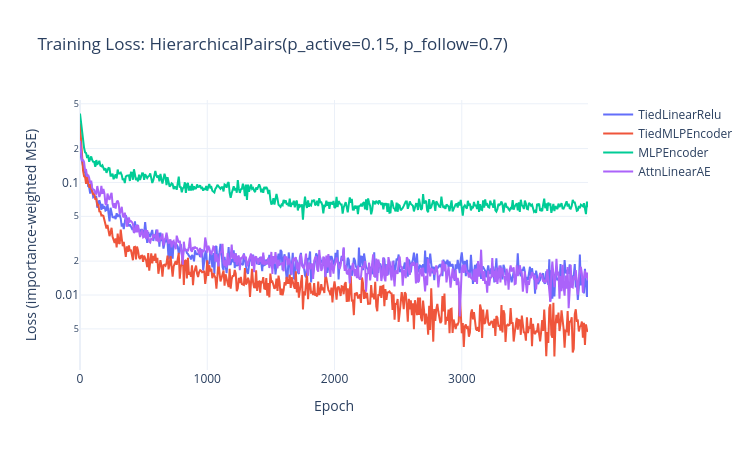

The code cell stored with this chart in its notebook:
### Code cell
# -- Loss curves for HierarchicalPairs --

fig_loss_hier = go.Figure()
for name, losses in losses_hier.items():
    step = max(1, len(losses) // 500)
    epochs = list(range(0, len(losses), step))
    sampled = [losses[i] for i in epochs]
    fig_loss_hier.add_trace(
        go.Scatter(
            x=epochs,
            y=sampled,
            mode="lines",
            name=name,
            line=dict(color=colors[name], width=2),
        )
    )

fig_loss_hier.update_layout(
    title="Training Loss: HierarchicalPairs(p_active=0.15, p_follow=0.7)",
    xaxis_title="Epoch",
    yaxis_title="Loss (importance-weighted MSE)",
    yaxis_type="log",
    template="plotly_white",
    height=450,
    width=750,
)
fig_loss_hier.show()

### Figure 1 — Plotly figure (JSON) as saved in the notebook; plotly's stock layout.template omitted (floating-point values rounded to 4 significant figures; data arrays with more than 128 entries replaced by an {"elided": "..."} marker saying what was removed)
{"data": [{"line": {"color": "#636EFA", "width": 2}, "mode": "lines", "name": "TiedLinearRelu", "type": "scatter", "x": {"elided": "500 int values"}, "y": {"elided": "500 float values"}}, {"line": {"color": "#EF553B", "width": 2}, "mode": "lines", "name": "TiedMLPEncoder", "type": "scatter", "x": {"elided": "500 int values"}, "y": {"elided": "500 float values"}}, {"line": {"color": "#00CC96", "width": 2}, "mode": "lines", "name": "MLPEncoder", "type": "scatter", "x": {"elided": "500 int values"}, "y": {"elided": "500 float values"}}, {"line": {"color": "#AB63FA", "width": 2}, "mode": "lines", "name": "AttnLinearAE", "type": "scatter", "x": {"elided": "500 int values"}, "y": {"elided": "500 float values"}}], "layout": {"height": 450, "title": {"text": "Training Loss: HierarchicalPairs(p_active=0.15, p_follow=0.7)"}, "width": 750, "xaxis": {"title": {"text": "Epoch"}}, "yaxis": {"title": {"text": "Loss (importance-weighted MSE)"}, "type": "log"}}}
